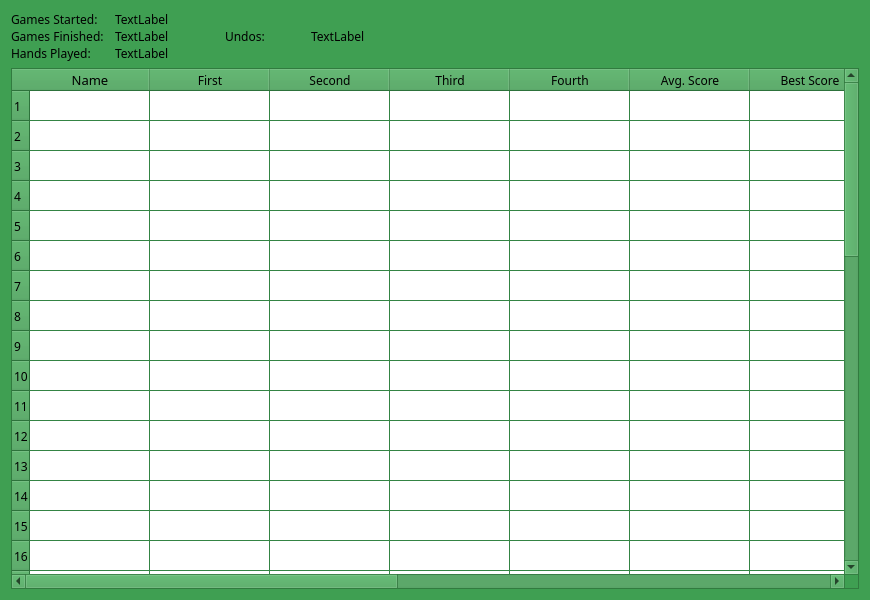
<?xml version="1.0" encoding="UTF-8"?>
<ui version="4.0">
 <class>Statistics</class>
 <widget class="QWidget" name="Statistics">
  <property name="geometry">
   <rect>
    <x>0</x>
    <y>0</y>
    <width>870</width>
    <height>600</height>
   </rect>
  </property>
  <property name="sizePolicy">
   <sizepolicy hsizetype="Expanding" vsizetype="Expanding">
    <horstretch>0</horstretch>
    <verstretch>0</verstretch>
   </sizepolicy>
  </property>
  <property name="palette">
   <palette>
    <active>
     <colorrole role="WindowText">
      <brush brushstyle="SolidPattern">
       <color alpha="255">
        <red>0</red>
        <green>0</green>
        <blue>0</blue>
       </color>
      </brush>
     </colorrole>
     <colorrole role="Button">
      <brush brushstyle="SolidPattern">
       <color alpha="255">
        <red>63</red>
        <green>159</green>
        <blue>82</blue>
       </color>
      </brush>
     </colorrole>
     <colorrole role="Light">
      <brush brushstyle="SolidPattern">
       <color alpha="255">
        <red>94</red>
        <green>239</green>
        <blue>123</blue>
       </color>
      </brush>
     </colorrole>
     <colorrole role="Midlight">
      <brush brushstyle="SolidPattern">
       <color alpha="255">
        <red>78</red>
        <green>199</green>
        <blue>102</blue>
       </color>
      </brush>
     </colorrole>
     <colorrole role="Dark">
      <brush brushstyle="SolidPattern">
       <color alpha="255">
        <red>31</red>
        <green>79</green>
        <blue>41</blue>
       </color>
      </brush>
     </colorrole>
     <colorrole role="Mid">
      <brush brushstyle="SolidPattern">
       <color alpha="255">
        <red>42</red>
        <green>106</green>
        <blue>54</blue>
       </color>
      </brush>
     </colorrole>
     <colorrole role="Text">
      <brush brushstyle="SolidPattern">
       <color alpha="255">
        <red>0</red>
        <green>0</green>
        <blue>0</blue>
       </color>
      </brush>
     </colorrole>
     <colorrole role="BrightText">
      <brush brushstyle="SolidPattern">
       <color alpha="255">
        <red>255</red>
        <green>255</green>
        <blue>255</blue>
       </color>
      </brush>
     </colorrole>
     <colorrole role="ButtonText">
      <brush brushstyle="SolidPattern">
       <color alpha="255">
        <red>0</red>
        <green>0</green>
        <blue>0</blue>
       </color>
      </brush>
     </colorrole>
     <colorrole role="Base">
      <brush brushstyle="SolidPattern">
       <color alpha="255">
        <red>255</red>
        <green>255</green>
        <blue>255</blue>
       </color>
      </brush>
     </colorrole>
     <colorrole role="Window">
      <brush brushstyle="SolidPattern">
       <color alpha="255">
        <red>63</red>
        <green>159</green>
        <blue>82</blue>
       </color>
      </brush>
     </colorrole>
     <colorrole role="Shadow">
      <brush brushstyle="SolidPattern">
       <color alpha="255">
        <red>0</red>
        <green>0</green>
        <blue>0</blue>
       </color>
      </brush>
     </colorrole>
     <colorrole role="AlternateBase">
      <brush brushstyle="SolidPattern">
       <color alpha="255">
        <red>159</red>
        <green>207</green>
        <blue>168</blue>
       </color>
      </brush>
     </colorrole>
     <colorrole role="ToolTipBase">
      <brush brushstyle="SolidPattern">
       <color alpha="255">
        <red>255</red>
        <green>255</green>
        <blue>220</blue>
       </color>
      </brush>
     </colorrole>
     <colorrole role="ToolTipText">
      <brush brushstyle="SolidPattern">
       <color alpha="255">
        <red>0</red>
        <green>0</green>
        <blue>0</blue>
       </color>
      </brush>
     </colorrole>
    </active>
    <inactive>
     <colorrole role="WindowText">
      <brush brushstyle="SolidPattern">
       <color alpha="255">
        <red>0</red>
        <green>0</green>
        <blue>0</blue>
       </color>
      </brush>
     </colorrole>
     <colorrole role="Button">
      <brush brushstyle="SolidPattern">
       <color alpha="255">
        <red>63</red>
        <green>159</green>
        <blue>82</blue>
       </color>
      </brush>
     </colorrole>
     <colorrole role="Light">
      <brush brushstyle="SolidPattern">
       <color alpha="255">
        <red>94</red>
        <green>239</green>
        <blue>123</blue>
       </color>
      </brush>
     </colorrole>
     <colorrole role="Midlight">
      <brush brushstyle="SolidPattern">
       <color alpha="255">
        <red>78</red>
        <green>199</green>
        <blue>102</blue>
       </color>
      </brush>
     </colorrole>
     <colorrole role="Dark">
      <brush brushstyle="SolidPattern">
       <color alpha="255">
        <red>31</red>
        <green>79</green>
        <blue>41</blue>
       </color>
      </brush>
     </colorrole>
     <colorrole role="Mid">
      <brush brushstyle="SolidPattern">
       <color alpha="255">
        <red>42</red>
        <green>106</green>
        <blue>54</blue>
       </color>
      </brush>
     </colorrole>
     <colorrole role="Text">
      <brush brushstyle="SolidPattern">
       <color alpha="255">
        <red>0</red>
        <green>0</green>
        <blue>0</blue>
       </color>
      </brush>
     </colorrole>
     <colorrole role="BrightText">
      <brush brushstyle="SolidPattern">
       <color alpha="255">
        <red>255</red>
        <green>255</green>
        <blue>255</blue>
       </color>
      </brush>
     </colorrole>
     <colorrole role="ButtonText">
      <brush brushstyle="SolidPattern">
       <color alpha="255">
        <red>0</red>
        <green>0</green>
        <blue>0</blue>
       </color>
      </brush>
     </colorrole>
     <colorrole role="Base">
      <brush brushstyle="SolidPattern">
       <color alpha="255">
        <red>255</red>
        <green>255</green>
        <blue>255</blue>
       </color>
      </brush>
     </colorrole>
     <colorrole role="Window">
      <brush brushstyle="SolidPattern">
       <color alpha="255">
        <red>63</red>
        <green>159</green>
        <blue>82</blue>
       </color>
      </brush>
     </colorrole>
     <colorrole role="Shadow">
      <brush brushstyle="SolidPattern">
       <color alpha="255">
        <red>0</red>
        <green>0</green>
        <blue>0</blue>
       </color>
      </brush>
     </colorrole>
     <colorrole role="AlternateBase">
      <brush brushstyle="SolidPattern">
       <color alpha="255">
        <red>159</red>
        <green>207</green>
        <blue>168</blue>
       </color>
      </brush>
     </colorrole>
     <colorrole role="ToolTipBase">
      <brush brushstyle="SolidPattern">
       <color alpha="255">
        <red>255</red>
        <green>255</green>
        <blue>220</blue>
       </color>
      </brush>
     </colorrole>
     <colorrole role="ToolTipText">
      <brush brushstyle="SolidPattern">
       <color alpha="255">
        <red>0</red>
        <green>0</green>
        <blue>0</blue>
       </color>
      </brush>
     </colorrole>
    </inactive>
    <disabled>
     <colorrole role="WindowText">
      <brush brushstyle="SolidPattern">
       <color alpha="255">
        <red>31</red>
        <green>79</green>
        <blue>41</blue>
       </color>
      </brush>
     </colorrole>
     <colorrole role="Button">
      <brush brushstyle="SolidPattern">
       <color alpha="255">
        <red>63</red>
        <green>159</green>
        <blue>82</blue>
       </color>
      </brush>
     </colorrole>
     <colorrole role="Light">
      <brush brushstyle="SolidPattern">
       <color alpha="255">
        <red>94</red>
        <green>239</green>
        <blue>123</blue>
       </color>
      </brush>
     </colorrole>
     <colorrole role="Midlight">
      <brush brushstyle="SolidPattern">
       <color alpha="255">
        <red>78</red>
        <green>199</green>
        <blue>102</blue>
       </color>
      </brush>
     </colorrole>
     <colorrole role="Dark">
      <brush brushstyle="SolidPattern">
       <color alpha="255">
        <red>31</red>
        <green>79</green>
        <blue>41</blue>
       </color>
      </brush>
     </colorrole>
     <colorrole role="Mid">
      <brush brushstyle="SolidPattern">
       <color alpha="255">
        <red>42</red>
        <green>106</green>
        <blue>54</blue>
       </color>
      </brush>
     </colorrole>
     <colorrole role="Text">
      <brush brushstyle="SolidPattern">
       <color alpha="255">
        <red>31</red>
        <green>79</green>
        <blue>41</blue>
       </color>
      </brush>
     </colorrole>
     <colorrole role="BrightText">
      <brush brushstyle="SolidPattern">
       <color alpha="255">
        <red>255</red>
        <green>255</green>
        <blue>255</blue>
       </color>
      </brush>
     </colorrole>
     <colorrole role="ButtonText">
      <brush brushstyle="SolidPattern">
       <color alpha="255">
        <red>31</red>
        <green>79</green>
        <blue>41</blue>
       </color>
      </brush>
     </colorrole>
     <colorrole role="Base">
      <brush brushstyle="SolidPattern">
       <color alpha="255">
        <red>63</red>
        <green>159</green>
        <blue>82</blue>
       </color>
      </brush>
     </colorrole>
     <colorrole role="Window">
      <brush brushstyle="SolidPattern">
       <color alpha="255">
        <red>63</red>
        <green>159</green>
        <blue>82</blue>
       </color>
      </brush>
     </colorrole>
     <colorrole role="Shadow">
      <brush brushstyle="SolidPattern">
       <color alpha="255">
        <red>0</red>
        <green>0</green>
        <blue>0</blue>
       </color>
      </brush>
     </colorrole>
     <colorrole role="AlternateBase">
      <brush brushstyle="SolidPattern">
       <color alpha="255">
        <red>63</red>
        <green>159</green>
        <blue>82</blue>
       </color>
      </brush>
     </colorrole>
     <colorrole role="ToolTipBase">
      <brush brushstyle="SolidPattern">
       <color alpha="255">
        <red>255</red>
        <green>255</green>
        <blue>220</blue>
       </color>
      </brush>
     </colorrole>
     <colorrole role="ToolTipText">
      <brush brushstyle="SolidPattern">
       <color alpha="255">
        <red>0</red>
        <green>0</green>
        <blue>0</blue>
       </color>
      </brush>
     </colorrole>
    </disabled>
   </palette>
  </property>
  <property name="font">
   <font>
    <family>Noto Sans</family>
   </font>
  </property>
  <property name="acceptDrops">
   <bool>false</bool>
  </property>
  <property name="windowTitle">
   <string>Statistics</string>
  </property>
  <layout class="QGridLayout" name="gridLayout">
   <item row="0" column="3">
    <widget class="QLabel" name="label_5">
     <property name="minimumSize">
      <size>
       <width>0</width>
       <height>0</height>
      </size>
     </property>
     <property name="text">
      <string/>
     </property>
    </widget>
   </item>
   <item row="0" column="2">
    <layout class="QVBoxLayout" name="verticalLayout_2"/>
   </item>
   <item row="1" column="0" colspan="4">
    <widget class="QTableWidget" name="tableWidget">
     <property name="sizePolicy">
      <sizepolicy hsizetype="Expanding" vsizetype="Expanding">
       <horstretch>0</horstretch>
       <verstretch>0</verstretch>
      </sizepolicy>
     </property>
     <property name="palette">
      <palette>
       <active>
        <colorrole role="WindowText">
         <brush brushstyle="SolidPattern">
          <color alpha="255">
           <red>0</red>
           <green>0</green>
           <blue>0</blue>
          </color>
         </brush>
        </colorrole>
        <colorrole role="Button">
         <brush brushstyle="SolidPattern">
          <color alpha="255">
           <red>148</red>
           <green>186</green>
           <blue>223</blue>
          </color>
         </brush>
        </colorrole>
        <colorrole role="Light">
         <brush brushstyle="SolidPattern">
          <color alpha="255">
           <red>249</red>
           <green>252</green>
           <blue>255</blue>
          </color>
         </brush>
        </colorrole>
        <colorrole role="Midlight">
         <brush brushstyle="SolidPattern">
          <color alpha="255">
           <red>198</red>
           <green>219</green>
           <blue>239</blue>
          </color>
         </brush>
        </colorrole>
        <colorrole role="Dark">
         <brush brushstyle="SolidPattern">
          <color alpha="255">
           <red>74</red>
           <green>93</green>
           <blue>111</blue>
          </color>
         </brush>
        </colorrole>
        <colorrole role="Mid">
         <brush brushstyle="SolidPattern">
          <color alpha="255">
           <red>99</red>
           <green>124</green>
           <blue>149</blue>
          </color>
         </brush>
        </colorrole>
        <colorrole role="Text">
         <brush brushstyle="SolidPattern">
          <color alpha="255">
           <red>0</red>
           <green>0</green>
           <blue>0</blue>
          </color>
         </brush>
        </colorrole>
        <colorrole role="BrightText">
         <brush brushstyle="SolidPattern">
          <color alpha="255">
           <red>255</red>
           <green>255</green>
           <blue>255</blue>
          </color>
         </brush>
        </colorrole>
        <colorrole role="ButtonText">
         <brush brushstyle="SolidPattern">
          <color alpha="255">
           <red>0</red>
           <green>0</green>
           <blue>0</blue>
          </color>
         </brush>
        </colorrole>
        <colorrole role="Base">
         <brush brushstyle="SolidPattern">
          <color alpha="255">
           <red>46</red>
           <green>139</green>
           <blue>87</blue>
          </color>
         </brush>
        </colorrole>
        <colorrole role="Window">
         <brush brushstyle="SolidPattern">
          <color alpha="255">
           <red>148</red>
           <green>186</green>
           <blue>223</blue>
          </color>
         </brush>
        </colorrole>
        <colorrole role="Shadow">
         <brush brushstyle="SolidPattern">
          <color alpha="255">
           <red>0</red>
           <green>0</green>
           <blue>0</blue>
          </color>
         </brush>
        </colorrole>
        <colorrole role="AlternateBase">
         <brush brushstyle="SolidPattern">
          <color alpha="255">
           <red>201</red>
           <green>220</green>
           <blue>239</blue>
          </color>
         </brush>
        </colorrole>
        <colorrole role="ToolTipBase">
         <brush brushstyle="SolidPattern">
          <color alpha="255">
           <red>255</red>
           <green>255</green>
           <blue>220</blue>
          </color>
         </brush>
        </colorrole>
        <colorrole role="ToolTipText">
         <brush brushstyle="SolidPattern">
          <color alpha="255">
           <red>0</red>
           <green>0</green>
           <blue>0</blue>
          </color>
         </brush>
        </colorrole>
       </active>
       <inactive>
        <colorrole role="WindowText">
         <brush brushstyle="SolidPattern">
          <color alpha="255">
           <red>0</red>
           <green>0</green>
           <blue>0</blue>
          </color>
         </brush>
        </colorrole>
        <colorrole role="Button">
         <brush brushstyle="SolidPattern">
          <color alpha="255">
           <red>63</red>
           <green>159</green>
           <blue>82</blue>
          </color>
         </brush>
        </colorrole>
        <colorrole role="Light">
         <brush brushstyle="SolidPattern">
          <color alpha="255">
           <red>94</red>
           <green>239</green>
           <blue>123</blue>
          </color>
         </brush>
        </colorrole>
        <colorrole role="Midlight">
         <brush brushstyle="SolidPattern">
          <color alpha="255">
           <red>78</red>
           <green>199</green>
           <blue>102</blue>
          </color>
         </brush>
        </colorrole>
        <colorrole role="Dark">
         <brush brushstyle="SolidPattern">
          <color alpha="255">
           <red>31</red>
           <green>79</green>
           <blue>41</blue>
          </color>
         </brush>
        </colorrole>
        <colorrole role="Mid">
         <brush brushstyle="SolidPattern">
          <color alpha="255">
           <red>42</red>
           <green>106</green>
           <blue>54</blue>
          </color>
         </brush>
        </colorrole>
        <colorrole role="Text">
         <brush brushstyle="SolidPattern">
          <color alpha="255">
           <red>0</red>
           <green>0</green>
           <blue>0</blue>
          </color>
         </brush>
        </colorrole>
        <colorrole role="BrightText">
         <brush brushstyle="SolidPattern">
          <color alpha="255">
           <red>255</red>
           <green>255</green>
           <blue>255</blue>
          </color>
         </brush>
        </colorrole>
        <colorrole role="ButtonText">
         <brush brushstyle="SolidPattern">
          <color alpha="255">
           <red>0</red>
           <green>0</green>
           <blue>0</blue>
          </color>
         </brush>
        </colorrole>
        <colorrole role="Base">
         <brush brushstyle="SolidPattern">
          <color alpha="255">
           <red>255</red>
           <green>255</green>
           <blue>255</blue>
          </color>
         </brush>
        </colorrole>
        <colorrole role="Window">
         <brush brushstyle="SolidPattern">
          <color alpha="255">
           <red>63</red>
           <green>159</green>
           <blue>82</blue>
          </color>
         </brush>
        </colorrole>
        <colorrole role="Shadow">
         <brush brushstyle="SolidPattern">
          <color alpha="255">
           <red>0</red>
           <green>0</green>
           <blue>0</blue>
          </color>
         </brush>
        </colorrole>
        <colorrole role="AlternateBase">
         <brush brushstyle="SolidPattern">
          <color alpha="255">
           <red>159</red>
           <green>207</green>
           <blue>168</blue>
          </color>
         </brush>
        </colorrole>
        <colorrole role="ToolTipBase">
         <brush brushstyle="SolidPattern">
          <color alpha="255">
           <red>255</red>
           <green>255</green>
           <blue>220</blue>
          </color>
         </brush>
        </colorrole>
        <colorrole role="ToolTipText">
         <brush brushstyle="SolidPattern">
          <color alpha="255">
           <red>0</red>
           <green>0</green>
           <blue>0</blue>
          </color>
         </brush>
        </colorrole>
       </inactive>
       <disabled>
        <colorrole role="WindowText">
         <brush brushstyle="SolidPattern">
          <color alpha="255">
           <red>74</red>
           <green>93</green>
           <blue>111</blue>
          </color>
         </brush>
        </colorrole>
        <colorrole role="Button">
         <brush brushstyle="SolidPattern">
          <color alpha="255">
           <red>148</red>
           <green>186</green>
           <blue>223</blue>
          </color>
         </brush>
        </colorrole>
        <colorrole role="Light">
         <brush brushstyle="SolidPattern">
          <color alpha="255">
           <red>249</red>
           <green>252</green>
           <blue>255</blue>
          </color>
         </brush>
        </colorrole>
        <colorrole role="Midlight">
         <brush brushstyle="SolidPattern">
          <color alpha="255">
           <red>198</red>
           <green>219</green>
           <blue>239</blue>
          </color>
         </brush>
        </colorrole>
        <colorrole role="Dark">
         <brush brushstyle="SolidPattern">
          <color alpha="255">
           <red>74</red>
           <green>93</green>
           <blue>111</blue>
          </color>
         </brush>
        </colorrole>
        <colorrole role="Mid">
         <brush brushstyle="SolidPattern">
          <color alpha="255">
           <red>99</red>
           <green>124</green>
           <blue>149</blue>
          </color>
         </brush>
        </colorrole>
        <colorrole role="Text">
         <brush brushstyle="SolidPattern">
          <color alpha="255">
           <red>74</red>
           <green>93</green>
           <blue>111</blue>
          </color>
         </brush>
        </colorrole>
        <colorrole role="BrightText">
         <brush brushstyle="SolidPattern">
          <color alpha="255">
           <red>255</red>
           <green>255</green>
           <blue>255</blue>
          </color>
         </brush>
        </colorrole>
        <colorrole role="ButtonText">
         <brush brushstyle="SolidPattern">
          <color alpha="255">
           <red>74</red>
           <green>93</green>
           <blue>111</blue>
          </color>
         </brush>
        </colorrole>
        <colorrole role="Base">
         <brush brushstyle="SolidPattern">
          <color alpha="255">
           <red>148</red>
           <green>186</green>
           <blue>223</blue>
          </color>
         </brush>
        </colorrole>
        <colorrole role="Window">
         <brush brushstyle="SolidPattern">
          <color alpha="255">
           <red>148</red>
           <green>186</green>
           <blue>223</blue>
          </color>
         </brush>
        </colorrole>
        <colorrole role="Shadow">
         <brush brushstyle="SolidPattern">
          <color alpha="255">
           <red>0</red>
           <green>0</green>
           <blue>0</blue>
          </color>
         </brush>
        </colorrole>
        <colorrole role="AlternateBase">
         <brush brushstyle="SolidPattern">
          <color alpha="255">
           <red>63</red>
           <green>159</green>
           <blue>82</blue>
          </color>
         </brush>
        </colorrole>
        <colorrole role="ToolTipBase">
         <brush brushstyle="SolidPattern">
          <color alpha="255">
           <red>255</red>
           <green>255</green>
           <blue>220</blue>
          </color>
         </brush>
        </colorrole>
        <colorrole role="ToolTipText">
         <brush brushstyle="SolidPattern">
          <color alpha="255">
           <red>0</red>
           <green>0</green>
           <blue>0</blue>
          </color>
         </brush>
        </colorrole>
       </disabled>
      </palette>
     </property>
     <property name="autoScrollMargin">
      <number>16</number>
     </property>
     <attribute name="horizontalHeaderCascadingSectionResizes">
      <bool>true</bool>
     </attribute>
     <attribute name="horizontalHeaderMinimumSectionSize">
      <number>0</number>
     </attribute>
     <attribute name="horizontalHeaderDefaultSectionSize">
      <number>120</number>
     </attribute>
     <row>
      <property name="text">
       <string notr="true">1</string>
      </property>
     </row>
     <row>
      <property name="text">
       <string notr="true">2</string>
      </property>
     </row>
     <row>
      <property name="text">
       <string notr="true">3</string>
      </property>
     </row>
     <row>
      <property name="text">
       <string notr="true">4</string>
      </property>
     </row>
     <row>
      <property name="text">
       <string notr="true">5</string>
      </property>
     </row>
     <row>
      <property name="text">
       <string notr="true">6</string>
      </property>
     </row>
     <row>
      <property name="text">
       <string notr="true">7</string>
      </property>
     </row>
     <row>
      <property name="text">
       <string notr="true">8</string>
      </property>
     </row>
     <row>
      <property name="text">
       <string notr="true">9</string>
      </property>
     </row>
     <row>
      <property name="text">
       <string notr="true">10</string>
      </property>
     </row>
     <row>
      <property name="text">
       <string notr="true">11</string>
      </property>
     </row>
     <row>
      <property name="text">
       <string notr="true">12</string>
      </property>
     </row>
     <row>
      <property name="text">
       <string notr="true">13</string>
      </property>
     </row>
     <row>
      <property name="text">
       <string notr="true">14</string>
      </property>
     </row>
     <row>
      <property name="text">
       <string notr="true">15</string>
      </property>
     </row>
     <row>
      <property name="text">
       <string notr="true">16</string>
      </property>
     </row>
     <row>
      <property name="text">
       <string notr="true">17</string>
      </property>
     </row>
     <row>
      <property name="text">
       <string notr="true">18</string>
      </property>
     </row>
     <row>
      <property name="text">
       <string notr="true">19</string>
      </property>
     </row>
     <row>
      <property name="text">
       <string notr="true">20</string>
      </property>
     </row>
     <row>
      <property name="text">
       <string notr="true">21</string>
      </property>
     </row>
     <row>
      <property name="text">
       <string notr="true">22</string>
      </property>
     </row>
     <row>
      <property name="text">
       <string notr="true">23</string>
      </property>
     </row>
     <row>
      <property name="text">
       <string notr="true">24</string>
      </property>
     </row>
     <row>
      <property name="text">
       <string notr="true">25</string>
      </property>
     </row>
     <row>
      <property name="text">
       <string notr="true">26</string>
      </property>
     </row>
     <row>
      <property name="text">
       <string notr="true">27</string>
      </property>
     </row>
     <row>
      <property name="text">
       <string notr="true">28</string>
      </property>
     </row>
     <row>
      <property name="text">
       <string notr="true">29</string>
      </property>
     </row>
     <row>
      <property name="text">
       <string notr="true">30</string>
      </property>
     </row>
     <row>
      <property name="text">
       <string notr="true">31</string>
      </property>
     </row>
     <row>
      <property name="text">
       <string notr="true">32</string>
      </property>
     </row>
     <row>
      <property name="text">
       <string notr="true">33</string>
      </property>
     </row>
     <row>
      <property name="text">
       <string notr="true">34</string>
      </property>
     </row>
     <row>
      <property name="text">
       <string notr="true">35</string>
      </property>
     </row>
     <row>
      <property name="text">
       <string notr="true">36</string>
      </property>
     </row>
     <row>
      <property name="text">
       <string notr="true">37</string>
      </property>
     </row>
     <row>
      <property name="text">
       <string notr="true">38</string>
      </property>
     </row>
     <row>
      <property name="text">
       <string notr="true">39</string>
      </property>
     </row>
     <row>
      <property name="text">
       <string notr="true">40</string>
      </property>
     </row>
     <row>
      <property name="text">
       <string notr="true">41</string>
      </property>
     </row>
     <row>
      <property name="text">
       <string notr="true">42</string>
      </property>
     </row>
     <row>
      <property name="text">
       <string notr="true">43</string>
      </property>
     </row>
     <row>
      <property name="text">
       <string notr="true">44</string>
      </property>
     </row>
     <column>
      <property name="text">
       <string>Name</string>
      </property>
      <property name="font">
       <font>
        <family>Noto Sans</family>
        <pointsize>10</pointsize>
       </font>
      </property>
     </column>
     <column>
      <property name="text">
       <string>First</string>
      </property>
     </column>
     <column>
      <property name="text">
       <string>Second</string>
      </property>
     </column>
     <column>
      <property name="text">
       <string>Third</string>
      </property>
     </column>
     <column>
      <property name="text">
       <string>Fourth</string>
      </property>
     </column>
     <column>
      <property name="text">
       <string>Avg. Score</string>
      </property>
     </column>
     <column>
      <property name="text">
       <string>Best Score</string>
      </property>
     </column>
     <column>
      <property name="text">
       <string>Worst Score</string>
      </property>
     </column>
     <column>
      <property name="text">
       <string>Shoot Moon</string>
      </property>
     </column>
     <column>
      <property name="text">
       <string>Queen ♠</string>
      </property>
     </column>
     <column>
      <property name="text">
       <string>Omnibus</string>
      </property>
     </column>
     <column>
      <property name="text">
       <string>No Tricks</string>
      </property>
     </column>
     <column>
      <property name="text">
       <string>Perfect 100</string>
      </property>
     </column>
    </widget>
   </item>
   <item row="0" column="1">
    <layout class="QHBoxLayout" name="horizontalLayout_4">
     <item>
      <widget class="QLabel" name="label_4">
       <property name="sizePolicy">
        <sizepolicy hsizetype="Preferred" vsizetype="Preferred">
         <horstretch>0</horstretch>
         <verstretch>0</verstretch>
        </sizepolicy>
       </property>
       <property name="maximumSize">
        <size>
         <width>80</width>
         <height>16777215</height>
        </size>
       </property>
       <property name="text">
        <string>Undos:</string>
       </property>
       <property name="alignment">
        <set>Qt::AlignLeading|Qt::AlignLeft|Qt::AlignVCenter</set>
       </property>
      </widget>
     </item>
     <item>
      <widget class="QLabel" name="label_undos">
       <property name="maximumSize">
        <size>
         <width>200</width>
         <height>16777215</height>
        </size>
       </property>
       <property name="text">
        <string notr="true">TextLabel</string>
       </property>
       <property name="alignment">
        <set>Qt::AlignLeading|Qt::AlignLeft|Qt::AlignVCenter</set>
       </property>
      </widget>
     </item>
    </layout>
   </item>
   <item row="0" column="0">
    <layout class="QVBoxLayout" name="verticalLayout">
     <property name="spacing">
      <number>0</number>
     </property>
     <item>
      <layout class="QHBoxLayout" name="horizontalLayout">
       <item>
        <widget class="QLabel" name="label">
         <property name="maximumSize">
          <size>
           <width>120</width>
           <height>16777215</height>
          </size>
         </property>
         <property name="text">
          <string>Games Started:</string>
         </property>
         <property name="alignment">
          <set>Qt::AlignLeading|Qt::AlignLeft|Qt::AlignVCenter</set>
         </property>
        </widget>
       </item>
       <item>
        <widget class="QLabel" name="label_games_started">
         <property name="minimumSize">
          <size>
           <width>60</width>
           <height>0</height>
          </size>
         </property>
         <property name="text">
          <string notr="true">TextLabel</string>
         </property>
        </widget>
       </item>
      </layout>
     </item>
     <item>
      <layout class="QHBoxLayout" name="horizontalLayout_2">
       <item>
        <widget class="QLabel" name="label_2">
         <property name="maximumSize">
          <size>
           <width>120</width>
           <height>16777215</height>
          </size>
         </property>
         <property name="text">
          <string>Games Finished:</string>
         </property>
         <property name="alignment">
          <set>Qt::AlignLeading|Qt::AlignLeft|Qt::AlignVCenter</set>
         </property>
        </widget>
       </item>
       <item>
        <widget class="QLabel" name="label_games_finished">
         <property name="minimumSize">
          <size>
           <width>60</width>
           <height>0</height>
          </size>
         </property>
         <property name="text">
          <string notr="true">TextLabel</string>
         </property>
         <property name="alignment">
          <set>Qt::AlignLeading|Qt::AlignLeft|Qt::AlignVCenter</set>
         </property>
        </widget>
       </item>
      </layout>
     </item>
     <item>
      <layout class="QHBoxLayout" name="horizontalLayout_3">
       <item>
        <widget class="QLabel" name="label_3">
         <property name="maximumSize">
          <size>
           <width>120</width>
           <height>16777215</height>
          </size>
         </property>
         <property name="text">
          <string>Hands Played:</string>
         </property>
         <property name="alignment">
          <set>Qt::AlignLeading|Qt::AlignLeft|Qt::AlignVCenter</set>
         </property>
        </widget>
       </item>
       <item>
        <widget class="QLabel" name="label_hands_played">
         <property name="minimumSize">
          <size>
           <width>60</width>
           <height>0</height>
          </size>
         </property>
         <property name="text">
          <string notr="true">TextLabel</string>
         </property>
        </widget>
       </item>
      </layout>
     </item>
    </layout>
   </item>
  </layout>
 </widget>
 <resources/>
 <connections/>
</ui>
